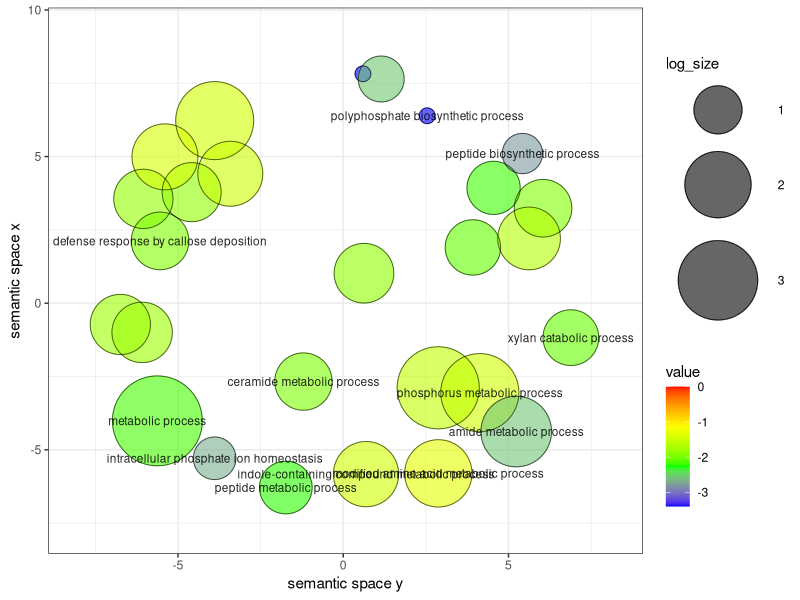

Here is the R script that generated this plot:
# A plotting R script produced by the Revigo server at http://revigo.irb.hr/
# If you found Revigo useful in your work, please cite the following reference:
# Supek F et al. "REVIGO summarizes and visualizes long lists of Gene Ontology
# terms" PLoS ONE 2011. doi:10.1371/journal.pone.0021800

# --------------------------------------------------------------------------
# If you don't have the ggplot2 package installed, uncomment the following line:
# install.packages( "ggplot2" );
library( ggplot2 );

# --------------------------------------------------------------------------
# If you don't have the scales package installed, uncomment the following line:
# install.packages( "scales" );
library( scales );

# --------------------------------------------------------------------------
# Here is your data from Revigo. Scroll down for plot configuration options.

revigo.names <- c("term_ID","description","frequency","plot_X","plot_Y","log_size","value","uniqueness","dispensability");
revigo.data <- rbind(c("GO:0002213","defense response to insect",0.15603406000624137,-6.048325595685048,3.5570418218417483,1.5563025007672873,-1.856985199745905,0.9335055241750008,0.35009449),
c("GO:0006518","peptide metabolic process",0.06687174000267487,-1.7374955785119484,-6.2863815366141536,1.2041199826559248,-2.2225731776106885,0.8903428360626815,0.09406659),
c("GO:0006575","modified amino acid metabolic process",0.5126833400205073,2.8767135762502294,-5.802824936847973,2.0644579892269186,-1.3458234581220394,0.8718951620501274,0.11322071),
c("GO:0006672","ceramide metabolic process",0.12036913200481478,-1.2045090551663777,-2.673372151213139,1.4471580313422192,-1.9665762445130504,0.7785568440244834,0.10972933),
c("GO:0006793","phosphorus metabolic process",3.3970843921358838,4.13243644913146,-3.0504160155825053,2.8825245379548803,-1.465973893943865,0.8483507949245882,0.13961335),
c("GO:0006797","polyphosphate metabolic process",0.004458116000178324,0.5961493460776055,7.821227181810362,0.3010299956639812,-3.3979400086720375,0.8464450000678954,0.32614192),
c("GO:0006799","polyphosphate biosynthetic process",0.004458116000178324,2.5397714319942493,6.390643371537692,0.3010299956639812,-3.3979400086720375,0.8092062986902813,0),
c("GO:0006817","phosphate ion transport",0.1827827560073113,-6.085315403230369,-0.9968314112789187,1.6232492903979006,-1.7878123955960423,0.9130000106246037,0.29885177),
c("GO:0008152","metabolic process",39.325041237573,-5.624656674291716,-4.011991431279596,3.9455670534423883,-2.167491087293764,0.9363495154756166,0.0261766),
c("GO:0009266","response to temperature stimulus",3.3168383041326734,-3.8895377937625946,6.225339284317604,2.8721562727482928,-1.47755576649368,0.9557956485912186,0.16121958),
c("GO:0009700","indole phytoalexin biosynthetic process",0.07132985600285319,4.548675061149958,3.931990489985377,1.2304489213782739,-2.1944991418415998,0.7248378358661876,0.16687265),
c("GO:0010193","response to ozone",0.15157594400606303,-4.586324959947948,3.786282966226812,1.5440680443502757,-1.869666231504994,0.9334882487677673,0.3524245),
c("GO:0016036","cellular response to phosphate starvation",0.4146047880165842,-5.394791290389724,4.988925931605694,1.9731278535996986,-1.4412914294668342,0.8943679119063243,0.22046999),
c("GO:0030643","intracellular phosphate ion homeostasis",0.022290580000891624,-3.891438897413744,-5.288783167909206,0.7781512503836436,-2.6989700043360187,0.977066106011776,-0),
c("GO:0032544","plastid translation",0.09362043600374481,3.9218189469917557,1.9010769731549009,1.3424226808222062,-2.0767559813697236,0.794174793642386,0.18633305),
c("GO:0032957","inositol trisphosphate metabolic process",0.031206812001248273,1.1484724670122384,7.644597719090767,0.9030899869919435,-2.5528419686577806,0.8092802922712874,0.36122349),
c("GO:0042398","modified amino acid biosynthetic process",0.12482724800499309,6.045207828512246,3.2375219722512574,1.462397997898956,-1.9507819773298183,0.7919134805158905,0.19396682),
c("GO:0042430","indole-containing compound metabolic process",0.37002362801480093,0.6894222105171323,-5.828904279577225,1.9242792860618816,-1.485452247339714,0.8752518872303011,0.10964638),
c("GO:0043043","peptide biosynthetic process",0.017832464000713297,5.420630882326528,5.102732820683368,0.6989700043360189,-2.795880017344075,0.8073193232567687,0.14206479),
c("GO:0043603","amide metabolic process",0.8827069680353082,5.233819725312987,-4.376430424154457,2.298853076409707,-2.5734887386354246,0.865889012262517,0.07679409),
c("GO:0044281","small molecule metabolic process",7.498551112299942,2.873025837707115,-2.886003380122389,3.226084115975824,-1.595166283380062,0.835962164121409,0.18962393),
c("GO:0045493","xylan catabolic process",0.09807855200392314,6.886964427311214,-1.17513455404199,1.3617278360175928,-2.0570004066339593,0.8433723255083727,0.09715713),
c("GO:0046686","response to cadmium ion",0.356649280014266,-3.4168143786162153,4.41328626213877,1.9084850188786497,-1.5003129173815961,0.9472751714413847,0.2687421),
c("GO:0052386","cell wall thickening",0.16495029200659803,0.6275849254945344,1.0218637063593143,1.5797835966168101,-1.8827287043442358,0.8821478476669068,0.26020134),
c("GO:0052542","defense response by callose deposition",0.12482724800499309,-5.542307699882564,2.1234973149821155,1.462397997898956,-1.9507819773298183,0.7819122991948748,-0),
c("GO:0072583","clathrin-dependent endocytosis",0.178324640007133,-6.744451002417073,-0.7262653533889056,1.6127838567197355,-1.7986028756795485,0.8417220249569142,0.2746206),
c("GO:1901659","glycosyl compound biosynthetic process",0.2541126120101645,5.622158206720742,2.2074456190142646,1.7634279935629373,-1.6536470255493614,0.7766217520853804,0.20926414));

one.data <- data.frame(revigo.data);
names(one.data) <- revigo.names;
one.data <- one.data [(one.data$plot_X != "null" & one.data$plot_Y != "null"), ];
one.data$plot_X <- as.numeric( as.character(one.data$plot_X) );
one.data$plot_Y <- as.numeric( as.character(one.data$plot_Y) );
one.data$log_size <- as.numeric( as.character(one.data$log_size) );
one.data$value <- as.numeric( as.character(one.data$value) );
one.data$frequency <- as.numeric( as.character(one.data$frequency) );
one.data$uniqueness <- as.numeric( as.character(one.data$uniqueness) );
one.data$dispensability <- as.numeric( as.character(one.data$dispensability) );
#head(one.data);


# --------------------------------------------------------------------------
# Names of the axes, sizes of the numbers and letters, names of the columns,
# etc. can be changed below

p1 <- ggplot( data = one.data );
p1 <- p1 + geom_point( aes( plot_X, plot_Y, colour = value, size = log_size), alpha = I(0.6) );
p1 <- p1 + scale_colour_gradientn( colours = c("blue", "green", "yellow", "red"), limits = c( min(one.data$value), 0) );
p1 <- p1 + geom_point( aes(plot_X, plot_Y, size = log_size), shape = 21, fill = "transparent", colour = I (alpha ("black", 0.6) ));
p1 <- p1 + scale_size( range=c(5, 30)) + theme_bw(); # + scale_fill_gradientn(colours = heat_hcl(7), limits = c(-300, 0) );
ex <- one.data [ one.data$dispensability < 0.15, ];
p1 <- p1 + geom_text( data = ex, aes(plot_X, plot_Y, label = description), colour = I(alpha("black", 0.85)), size = 3 );
p1 <- p1 + labs (y = "semantic space x", x = "semantic space y");
p1 <- p1 + theme(legend.key = element_blank()) ;
one.x_range = max(one.data$plot_X) - min(one.data$plot_X);
one.y_range = max(one.data$plot_Y) - min(one.data$plot_Y);
p1 <- p1 + xlim(min(one.data$plot_X)-one.x_range/10,max(one.data$plot_X)+one.x_range/10);
p1 <- p1 + ylim(min(one.data$plot_Y)-one.y_range/10,max(one.data$plot_Y)+one.y_range/10);


# --------------------------------------------------------------------------
# Output the plot to screen

p1;

# Uncomment the line below to also save the plot to a file.
# The file type depends on the extension (default=pdf).

# ggsave("/path_to_your_file/revigo-plot.pdf");
